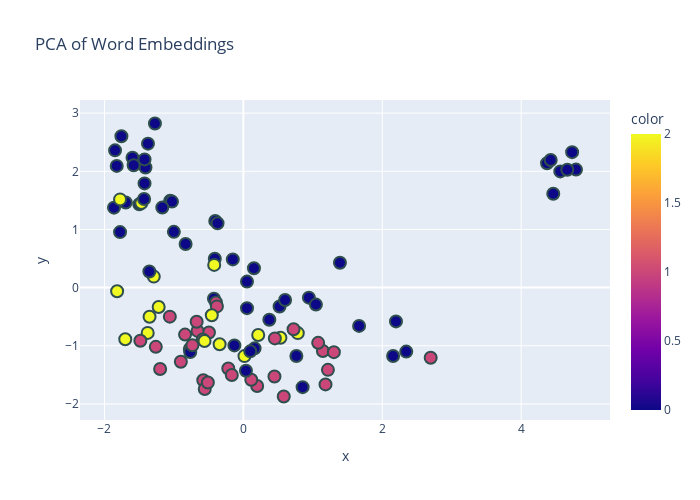

Source (notebook cell):
### Markdown cell above
## Assignment 1
- Run this notebook for any word available in [the dataset](https://github.com/danlou/bert-disambiguation/tree/master/data/CoarseWSD-20) except for "apple". 
- Save the (dimensionality-reduced) embeddings of the test data and their labels by running the following cell.  
- Make sure to place the generated file "eval_test_01.csv" in the "data" folder. 
- Commit the file to your assignment repository.

### Code cell
# Your code
labels = []  # label
emb = []  # embedding
sentences = []  # sentence

focal_word = "spring"
test_data = load_data(focal_word, is_train=False)

for i,(word_pos, sentence, label) in test_data.iterrows():
    _emb, _tokenized_text=get_bert_embeddings(sentence)
    _emb=_emb[word_pos]
    emb.append(_emb)
    sentences.append(sentence)
    labels.append(label)
emb=torch.stack(emb)
labels=np.array(labels)

emb= emb.detach().numpy()
plot_result(emb, labels, sentences)

### Figure 1 — Plotly figure (JSON) as saved in the notebook; plotly's stock layout.template omitted (floating-point values rounded to 4 significant figures)
{"data": [{"customdata": [["theoretical approaches there are several commonly used approaches to shock absorption : hysteresis of structural material , for example the compression of rubber disks , stretching of rubber bands and cords , bending of steel spring , or twisting of torsion bar ."], ["he was appointed vicar of the sanctuary of tepeyac ( near mexico city ) in 1647 , and rebuilt the first chapel there , which enclosed a freshwater spring ."], ["the myrsky iii was ordered in spring 1943 , but none were built ."], ["medium-sized surface features may include sinkhole or cenote ( closed basins ) , vertical shafts , foibe ( inverted funnel shaped sinkholes ) , disappearing streams , and reappearing spring ."], ["the church is built adjacent to a spring whose water contains radon , which is supposedly beneficial to eyesight ."], ["glacial lake situated up from the elevations of in the mercan valley , spring in the ovacık plain , canyon and waterfall along the valleys enrich the natural values of the national park ."], ["he who gives himself over to thought under those may blossoms and young leaves on the graveyard bench encounters an original picture of romanticism : mysteriously carefree , the colourful spring overgrows the transient idyll lying in the rubble ."], ["it was officially greenlit along with the third season on november 29 , 2012 , will consist of eight episodes and will start shooting in spring 2013 for an expected fall 2013 broadcast ."], ["the straight river is fed by spring which provide water cold enough to support an abundant trout population , and is known in sport fishing for catches of brown trout exceeding in length ."], ["its natural habitat are temperate forest , river , intermittent rivers , and freshwater spring ."], ["sources this small short beck rises from series of spring that feed into it at the northern end of sheringham wood ."], ["spring provides forces that can either hold components of a machine in place or acts as a suspension to support part of a machine ."], ["these are just two of the many spring and stream that used to flow through this part of london from the high ground to the west , down into the river lea ."], ["this is the site of the spring which used to be the hamlet 's water supply ."], ["an enormous first magnitude spring , it rises at the base of a bluff on the west side of the current river valley in the missouri ozarks ."], ["its natural habitat are subtropical or tropical dry forest , subtropical or tropical moist lowland forests , subtropical or tropical moist montane forest , river , intermittent rivers , and freshwater spring ."], ["its natural habitat are river , freshwater marsh , freshwater spring , and coastal saline lagoon ."], ["the chun can also refer to fa chun ( ) , which is slang for sexual arousal - literally '' spring has come '' ."], ["june gloom is a southern california term for a weather pattern that results in cloudy , overcast skies with cool temperatures during the late spring and early summer , most commonly in the month of june ."], ["conjunto primavera was formed on the first day of spring in 1978 by the saxophonist juan dominguez ."], ["the temple was naturally dedicated to shiva , while the water from the spring which emerges directly behind the temple was considered sacred ."], ["its natural habitat are temperate forest , temperate shrubland , freshwater spring , rocky areas , and cave ."], ["cuthbert moves a huge rock for the construction of his building ( chapter two ) , and orders his men to dig up some stony ground created an open spring into being ( chapter three ) ."], ["the latter interpretation could refer to the spring on the hill and the waterfall from it ."], ["maples flower in late winter or early spring , in most species with or just after the appearance of the leaves , but in some before the trees leaf out ."], ["they are anchored onto the bridge of the nose via two small spring - loaded clips terminating in special nose-pads made from bone or tortoise shell on metal called plaquettes , which are tweezered apart for placement on the face through applying pressure to two small lever - like finger-pieces located on the front of the bridge ."], ["its natural habitat are subtropical or tropical dry forest , subtropical or tropical moist lowland forests , dry savanna , moist savanna , river , intermittent rivers , freshwater lake , intermittent freshwater lakes , freshwater marsh , intermittent freshwater marshes , freshwater spring , inland deltas , arable land , pastureland , plantation , rural gardens , urban area , heavily degraded former forests , water storage areas , pond , aquaculture ponds , irrigated land , and seasonally flooded agricultural land ."], ["it was transmitted on bbc two in the spring of 1995 ."], ["the refuge is divided into two units , punamano and ki i. the punamano unit , at , is a natural spring - fed pond , while the ki i unit , at , is a remnant marsh that has been drastically modified by agriculture ."], ["this extra internal energy , or strain energy , can be likened to a compressed spring ."], ["electronic analog computers polish analog computer akat-1 the similarity between linear mechanical components , such as spring and dashpot ( viscous-fluid dampers ) , and electrical components , such as capacitor , inductor , and resistor is striking in terms of mathematics ."], ["juniper springs juniper springs ( referred to locally as '' the springs '' , located in the ocala national forest east of ocala , florida , is a natural spring that forms the headwaters of juniper creek that winds its way to lake george in the saint johns river ."], ["oasis in the libya part of the sahara in geography , an oasis ( plural : oases ) or cienega ( southwestern united states ) is an isolated area of vegetation in a desert , typically surrounding a spring or similar water source ."], ["springs derives its name from a spring that fed a small creek going into the harbor ."], ["it was not until 1908 , however , that work was finished on the watermain , which was fed by two spring more than 6 km away from oberbrombach , up above leisel ."], ["to prevent beetle transmission , oaks should never be pruned in the spring months in the east and midwest or february through june in texas ."], ["in spring the old leaf pair parts to reveal the new leaves and the old leaves will then dry up ."], ["much of the water lost by the snake river as it transects the plain issues back into the river at its western end , by way of many artesian spring ."], ["when the fuse blows , the wire breaks and the indicator button is ejected by the spring ."], ["johnson springs is a spring east of the county seat munfordville kentucky , u.s. ."], ["its natural habitat is freshwater spring ."], ["pasta primavera is usually highlighted by light flavors , aromatic herbs and bright colors ( '' primavera '' meaning '' spring '' ) ."], ["its natural habitat are temperate forest , river , swamp , freshwater spring , and plantation ."], ["the species was originally known only from its type locality , a spring near the village of aperi ; however , in 2012 it was found at seven new localities , a fact which might indicate that its conservation status needs to be updated ."], ["spring , rivers , lakes and oases occur when the water table reaches the surface ."], ["according to ovid 's metamorphoses , after numa 's death egeria was transformed into a spring , this sort of place being a usual site of inspiration and prophecy in antiquity ."], ["the territory ranges from 700 to 4000 m and is larger for females than males and is also larger in autumn than spring ."], ["in the local village börlinghausen lies the spring of the wipper ."], ["its natural habitat are subtropical or tropical dry shrubland , subtropical or tropical dry lowland grassland , freshwater spring , hot desert , and sandy shores ."], ["it has its own permanent water supply , a spring in the center of the island ."], ["cacciatore stadium occupies the south end of wish field for blue demons softball during the spring , with its 1,200-seat grandstand situated in the southwest corner ."], ["marzas is the name given to the songs with which the month of march is received and the arrival of the spring season is celebrated ."], ["the valve core is a poppet valve assisted by a spring ."], ["the plant flowers through the spring time between the months of september to january ."], ["drekavac could be seen at night , especially during the twelve days of christmas ( called unbaptised days in serbo-croatian ) and in early spring , in time where other demons appear most often ."], ["the local spring provided water for native american settlements , and early travelers ."], ["how it works in the riefler escapement , the energy required to keep the pendulum swinging is instead supplied by bending the short straight spring strip which suspends the pendulum ."], ["the cave contains a spring and a well named in his honor and has a colourful history ."], ["plot a young girl , biljana , is washing linen as a dowry for her upcoming wedding at a spring of the ohrid lake ."], ["saint clement can be seen depicted near a fountain or spring , relating to the incident from his hagiography , or lying in a temple in the sea ."], ["popular events deskati is famous for its andromana , an event that happens at the end of spring , where men stand on each other 's shoulders to create a large structure with their bodies ."], ["pneumatic valve springs are metal bellows filled with compressed air used as an alternative to the metal wire spring used to close valve in high-speed internal combustion engine ."], ["the sulz -- may have referred to a salty spring , or perhaps to a boggy forest ﬂoor ."], ["khordad is the third month of the spring season ( bahar ) ."], ["locale near to the town is the ayn al-garr spring and massyas lake and marshes that are considered to be the source of the litani river ."], ["st dominic 's holy well is a natural spring located in the parish of st george , truro , cornwall ."], ["if a perched aquifer 's flow intersects the earth 's dry surface , at a valley wall for example , the water is discharged as a spring ."], ["the sun is supposed to be in first point of aries , ( hamal ) which is first sign of zodiac and is a natural beginning of spring ."], ["some of these types do not require a special ritual body of water ( and can be done with tap water ) : other occasions require full immersion in a special body of water , such as a spring , stream , or mikveh : temple mount prior to ascending the temple mount by those orthodox authorities who permit ascending the temple mount ( and also by the masorti movement in israel ) ."], ["types of pipe supports pipe guides ( cylinder pipe guides - spider guides ) rigid support spring support snubber / shock absorber rigid support rigid supports are used to restrict pipe in certain direction ( s ) without any flexibility ( in that direction ) ."], ["ewell has the main spring , with an adjoining pond , at the head of the hogsmill river , a small tributary of the river thames ."], ["when the frog rewarms during spring , the extra glucose must be rapidly eliminated , but stored ."], ["jpg garland chrysanthemum is a very common spring flower in israel eshtaol forest 3 ."], ["course wekiwa springs the headwater of the wekiva river is the wekiwa springs , a 2nd magnitude spring located within the wekiwa springs state park in apopka , florida ."], ["geology and ecology weldon springs is an unusual spring in the relatively flat grande prairie of central illinois ."], ["1958 season after a hot spring , francona won the whie sox starting right field job ."], ["description root system of switchgrass grown at the land institute switchgrass is a hardy , deep-rooted , perennial rhizomatous grass that begins growth in late spring ."], ["the tarzan swing : this was a steel arch hanging from a - long cable over a spring - fed pool ."], ["the warhead consists of a simple metal shell surrounding the explosives , and is triggered by a fuse constructed using a simple firearm cartridge , a spring and a nail ."], ["more demographic information on the umaidpur village can be obtained here climate umaidpur experiences six distinct seasons ऋतु ( ritu ( indian season ) ) : spring वसन्त , winter शिशिर , summer ग्रीष्म , monsoon वर्षा , autumn शरद् , and fall हेमन्त ."], ["they are also used as a source of nectar by the pearl-bordered fritillary ( boloria euphrosyne ) , one of the earliest emerging butterflies in the spring ."], ["the shock absorber usually consists of two parts : a spring and a damper or dashpot ."], ["two fountain , which were fed by the sacred spring , still survive ."], ["snow remaining in the summit gullies in spring gives the appearance of feathers - hence the name '' feathertop '' ."], ["in a solid material , such strain will in turn generate an internal elastic stress , analogous to the reaction force of a stretched spring , tending to restore the material to its original undeformed state ."], ["they fill with water in the spring , creating wetlands which range in duration from temporary to semipermanent ."], ["in addition to the church and rectory , there was the village spring across the road from the church , and , in the main street , a school , a village shop , a post office , and a pub ( the white horse ) ."], ["a silver lobster clasp , attached to a piece of jewelry , enlarged to show details a lobster clasp , also known as a lobster hook , or bocklebee clasp , is a fastener that is held closed by a spring ."], ["its natural habitat are subtropical or tropical moist lowland forest , subtropical or tropical moist montane forest , river , intermittent rivers , freshwater spring , plantation , rural gardens , heavily degraded former forests , irrigated land , and seasonally flooded agricultural land ."], ["in mechanical horology , a remontoire , ( from the french remonter , meaning ` to wind ' ) is a small secondary source of power , a weight or spring , which runs the timekeeping mechanism and is itself periodically rewound by the timepiece 's main power source , such as a mainspring ."], ["gagea is a large genus of spring flower in the liliaceae found in europe and western asia ."], ["the process was to deaden a few trees near the head of a spring , and mark the bark of one or more of them with the initials or name of the person who made the claim ."], ["a child in a puddle puddles in natural landscape and habitat , when not resulting from precipitation , can indicate the presence of a seep or spring ."], ["this system requires no outlet for gas or barrel recoil , but operates by means of a spring freely interposed between bolt head and bolt ."], ["bulgarians also celebrate this holiday to welcome spring and close the cycle of adolescent girls ' vernal rites ."], ["carnaval 2013 carnaval parades often emphasize on ridiculing and social criticism role reversal and suspension of social norms is part of the origin of the carnaval woman at carnaval parade in heerlen , netherlands 2012 carnival ( ; also called '' vastenavond '' - eve of the fasting or ) is originally a europe pagan spring festival , with an emphasis on role-reversal and suspension of social norms ."], ["it airs on ant1 and it broadcast in the 2006 spring ."], ["in the 13th century a building was constructed on the current site , protected by a spring - fed moat ."], ["pseudomonas orientalis is a gram-negative , rod-shaped bacterium isolated from spring waters in lebanon ."], ["aside from rivers , the snake is fed by many significant spring , many of which arise from the aquifer on the west side of the plain ."]], "hovertemplate": "x=%{x}<br>y=%{y}<br>hover_data_0=%{customdata[0]}<br>color=%{marker.color}<extra></extra>", "legendgroup": "", "marker": {"color": [2, 0, 1, 0, 0, 0, 1, 1, 0, 0, 0, 2, 0, 0, 0, 0, 0, 1, 1, 1, 0, 0, 0, 0, 1, 2, 0, 1, 0, 2, 2, 0, 0, 0, 0, 1, 1, 0, 2, 0, 0, 1, 0, 0, 0, 0, 1, 0, 0, 0, 1, 1, 2, 1, 1, 0, 2, 0, 0, 0, 1, 2, 0, 1, 0, 0, 0, 1, 0, 2, 0, 1, 1, 0, 0, 1, 1, 0, 2, 1, 1, 2, 0, 1, 2, 1, 0, 2, 0, 2, 1, 0, 0, 2, 1, 1, 1, 0, 0, 0], "coloraxis": "coloraxis", "line": {"color": "DarkSlateGrey", "width": 2}, "size": 12, "symbol": "circle"}, "mode": "markers", "name": "", "orientation": "v", "showlegend": false, "type": "scatter", "x": [-1.378, 0.162, -0.84, 0.05236, -1.596, 0.5211, -1.261, 0.4477, -1.273, 4.789, -1.374, 0.01587, -0.8318, -1.498, 0.9431, 4.563, 4.664, -0.2172, -0.7706, -1.059, -1.863, -0.4114, 0.05221, -1.776, -0.1667, -0.4202, 4.733, -0.4957, -0.7654, 0.7835, -0.3422, 2.156, 1.666, -1.824, -1.756, -0.6602, -0.5846, -1.41, -1.29, -0.4051, 4.462, 0.1985, 4.372, -1.58, 0.09938, -0.1291, -0.5773, 0.7631, -0.1523, -1.848, 1.145, -0.5561, -1.469, -0.6727, 0.1136, 0.1525, -1.351, -1.423, 0.03715, -0.4237, -1.198, -1.701, -1.354, 0.5813, 0.3738, -1.055, 1.39, -0.3944, -1.429, 0.5335, -1.001, 1.183, 1.303, 0.853, -1.028, 0.7227, 2.697, -1.694, -1.818, -0.7338, 1.217, -1.22, 1.045, 0.4533, 0.2137, -0.3812, 0.6006, -0.5595, 4.425, -0.4547, 1.077, -1.167, 2.197, -1.775, -1.483, -0.5114, -0.9004, -1.423, 2.345, -0.372], "xaxis": "x", "y": [-0.7784, -1.044, -0.8073, -0.3531, 2.233, -0.3236, -1.018, -1.528, 2.822, 2.03, 2.475, -1.178, 0.7497, 1.432, -0.1721, 1.999, 2.028, -1.392, -1.056, -0.4991, 1.375, 0.4958, 0.1033, 0.9543, -1.501, 0.3907, 2.329, -0.7715, -1.107, -0.7823, -0.9727, -1.176, -0.6582, 2.093, 2.604, -0.7439, -0.8905, 2.067, 0.1893, 1.147, 1.615, -1.692, 2.138, 2.104, -1.095, -0.9938, -1.593, -1.176, 0.4855, 2.36, -1.09, -1.742, 1.456, -0.586, -1.584, 0.3334, -0.5011, 2.205, -1.43, -0.1916, -1.399, -0.8888, 0.2776, -1.872, -0.5533, 1.492, 0.428, -0.2564, 1.524, -0.8629, 0.959, -1.664, -1.11, -1.712, 1.479, -0.7169, -1.206, 1.463, -0.06128, -0.9899, -1.414, -0.3344, -0.2916, -0.873, -0.8141, -0.3228, -0.2124, -0.9165, 2.196, -0.4761, -0.9492, 1.377, -0.581, 1.517, -0.9126, -1.632, -1.274, 1.792, -1.1, 1.106], "yaxis": "y"}], "layout": {"coloraxis": {"colorbar": {"title": {"text": "color"}}, "colorscale": [[0, "#0d0887"], [0.1111, "#46039f"], [0.2222, "#7201a8"], [0.3333, "#9c179e"], [0.4444, "#bd3786"], [0.5556, "#d8576b"], [0.6667, "#ed7953"], [0.7778, "#fb9f3a"], [0.8889, "#fdca26"], [1, "#f0f921"]]}, "height": 500, "legend": {"tracegroupgap": 0}, "title": {"text": "PCA of Word Embeddings"}, "width": 700, "xaxis": {"anchor": "y", "domain": [0, 1], "title": {"text": "x"}}, "yaxis": {"anchor": "x", "domain": [0, 1], "title": {"text": "y"}}}}
